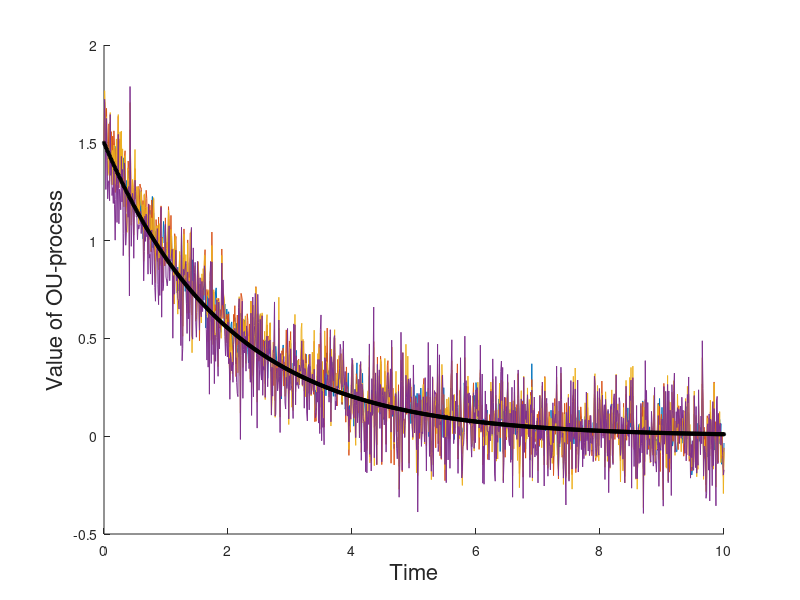

The MATLAB script that drew this image:
%% Implementing the Euler-Maruyama method to simulate the Ornstein-Uhlenbeck process
% (Code for Example 4)
% Martin Leino
% April 2023

%% Set the parameters of the SDE and the intial data
clear
close all
alpha = 0.5;
beta = 0.8;
X0 = 1.5;

%% Define the time interval and create a discretization
t_start = 0;
t_end = 10;
n_intervals = 1000;
dt = (t_end - t_start)/n_intervals;
t_span = t_start:dt:t_end;

%% Generate Wiener processes with mean 0 and variance dt:
n_paths = 4;
n_t_points = numel(t_span);
W = randn(n_paths, n_t_points)*sqrt(dt); % scale standard normal distribution by standard deviation
% sqrt(dt)
W = cumsum(W); % get positions as cumulative sums of increments

%% Simulate sample paths
XX = zeros(n_paths, n_t_points); % pre-allocate matrix for storing iterates of sample paths 
XX(:,1) = X0*ones(n_paths,1); % set initial data
for i = 1:n_paths
    for n = 1:n_t_points-1
        dW = W(i, n+1) - W(i, n); % increment of Wiener process
        XX(i,n+1) = XX(i,n) - alpha*XX(i,n)*dt + beta*dW;
    end
end

%% Expectation of analytical solution
X_mean = X0*exp(-alpha*t_span);

%% Plot sample paths and expectation of analytical solution
hold on
plot(t_span, XX(1,:), t_span, XX(2,:), t_span, XX(3,:), t_span, XX(4,:))
plot(t_span, X_mean, 'k*', 'MarkerSize', 3)
xlabel('Time', 'FontSize', 16)
ylabel('Value of OU-process', 'FontSize', 16)
